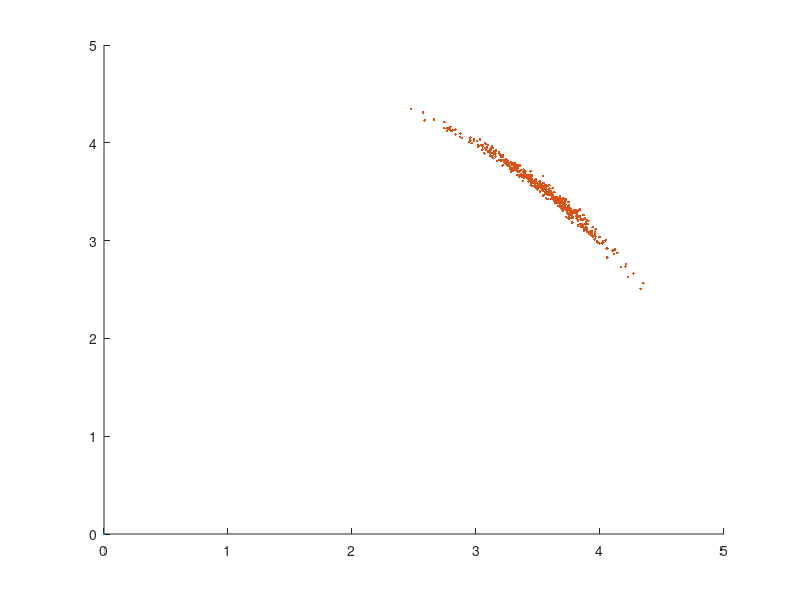

Reproduce this figure in MATLAB.
clc
close all

%Initial setting of mobile robot
x = 0;
y = 0;
theta = pi / 4;
a1 = 0.002;
a2 = 0.002;
a3 = 0.001;
a4 = 0.001;
trajectory_data = zeros(3, 500, 2);
trajectory_data(1, :, 1) = x;
trajectory_data(2, :, 1) = y;
trajectory_data(3, :, 1) = theta;    
delta_rot1 = 0;
delta_trans = 5;
delta_rot2 = 0;    
t = 2;
    % sampling
    for n = 1:500
        delta_rot1_noise = delta_rot1 - normrnd(0, (a1 * delta_rot1^2 + a2 * delta_trans^2));
        delta_trans_noise = delta_trans - normrnd(0, (a3 * delta_trans^2 + a4 * delta_rot1^2 + a4 * delta_rot2^2));
        delta_rot2_noise = delta_rot2 - normrnd(0, (a1 * delta_rot2^2 + a2 * delta_trans^2));

        x = trajectory_data(1,n,t-1) + delta_trans_noise * cos(theta + delta_rot1_noise);
        y = trajectory_data(2,n,t-1) + delta_trans_noise * sin(theta + delta_rot1_noise);
        theta = trajectory_data(3,n,t-1) + delta_rot1_noise + delta_rot2_noise;

        trajectory_data(1,n,t) = x;
        trajectory_data(2,n,t) = y;
        trajectory_data(3,n,t) = theta;
    end
    for m = 1:2
        scatter(trajectory_data(1,5:500,m),trajectory_data(2,5:500,m),'.');
        pause(1);
        hold on
    end